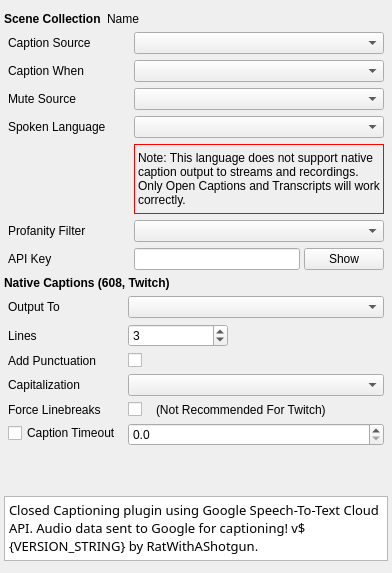
         <widget class="QWidget" name="tab">
          <attribute name="title">
           <string>General</string>
          </attribute>
          <layout class="QVBoxLayout" name="verticalLayoutTabGeneral">
           <property name="spacing">
            <number>6</number>
           </property>
           <property name="leftMargin">
            <number>4</number>
           </property>
           <property name="topMargin">
            <number>12</number>
           </property>
           <property name="rightMargin">
            <number>4</number>
           </property>
           <property name="bottomMargin">
            <number>12</number>
           </property>
           <item>
            <widget class="QFrame" name="generalSceneCollectionWidget">
             <property name="sizePolicy">
              <sizepolicy hsizetype="Preferred" vsizetype="Fixed">
               <horstretch>0</horstretch>
               <verstretch>0</verstretch>
              </sizepolicy>
             </property>
             <property name="frameShape">
              <enum>QFrame::NoFrame</enum>
             </property>
             <property name="frameShadow">
              <enum>QFrame::Plain</enum>
             </property>
             <property name="lineWidth">
              <number>0</number>
             </property>
             <layout class="QFormLayout" name="formLayout_2">
              <property name="labelAlignment">
               <set>Qt::AlignLeading|Qt::AlignLeft|Qt::AlignVCenter</set>
              </property>
              <property name="formAlignment">
               <set>Qt::AlignLeading|Qt::AlignLeft|Qt::AlignTop</set>
              </property>
              <property name="verticalSpacing">
               <number>0</number>
              </property>
              <property name="leftMargin">
               <number>0</number>
              </property>
              <property name="topMargin">
               <number>0</number>
              </property>
              <property name="rightMargin">
               <number>0</number>
              </property>
              <property name="bottomMargin">
               <number>0</number>
              </property>
              <item row="1" column="0">
               <widget class="QLabel" name="sceneCollectionNameLabel_GeneralLeft">
                <property name="font">
                 <font>
                  <bold>true</bold>
                 </font>
                </property>
                <property name="text">
                 <string>Scene Collection</string>
                </property>
               </widget>
              </item>
              <item row="1" column="1">
               <widget class="QLabel" name="sceneCollectionNameLabel_GeneralRight">
                <property name="text">
                 <string>Name</string>
                </property>
               </widget>
              </item>
             </layout>
            </widget>
           </item>
           <item>
            <widget class="QWidget" name="widget_2" native="true">
             <property name="sizePolicy">
              <sizepolicy hsizetype="Preferred" vsizetype="Fixed">
               <horstretch>0</horstretch>
               <verstretch>0</verstretch>
              </sizepolicy>
             </property>
             <layout class="QFormLayout" name="formLayout">
              <property name="sizeConstraint">
               <enum>QLayout::SetNoConstraint</enum>
              </property>
              <property name="labelAlignment">
               <set>Qt::AlignLeading|Qt::AlignLeft|Qt::AlignVCenter</set>
              </property>
              <property name="formAlignment">
               <set>Qt::AlignLeading|Qt::AlignLeft|Qt::AlignTop</set>
              </property>
              <property name="verticalSpacing">
               <number>6</number>
              </property>
              <property name="leftMargin">
               <number>4</number>
              </property>
              <property name="topMargin">
               <number>0</number>
              </property>
              <property name="rightMargin">
               <number>4</number>
              </property>
              <property name="bottomMargin">
               <number>0</number>
              </property>
              <item row="0" column="0">
               <widget class="QLabel" name="label">
                <property name="sizePolicy">
                 <sizepolicy hsizetype="Fixed" vsizetype="Preferred">
                  <horstretch>0</horstretch>
                  <verstretch>0</verstretch>
                 </sizepolicy>
                </property>
                <property name="text">
                 <string>Caption Source</string>
                </property>
               </widget>
              </item>
              <item row="0" column="1">
               <widget class="QComboBox" name="sourcesComboBox">
                <property name="sizePolicy">
                 <sizepolicy hsizetype="Preferred" vsizetype="Fixed">
                  <horstretch>0</horstretch>
                  <verstretch>0</verstretch>
                 </sizepolicy>
                </property>
                <property name="minimumSize">
                 <size>
                  <width>250</width>
                  <height>0</height>
                 </size>
                </property>
               </widget>
              </item>
              <item row="1" column="0">
               <widget class="QLabel" name="captionWhenLabel">
                <property name="text">
                 <string>Caption When</string>
                </property>
               </widget>
              </item>
              <item row="1" column="1">
               <widget class="QComboBox" name="captionWhenComboBox">
                <property name="sizePolicy">
                 <sizepolicy hsizetype="Preferred" vsizetype="Fixed">
                  <horstretch>0</horstretch>
                  <verstretch>0</verstretch>
                 </sizepolicy>
                </property>
                <property name="minimumSize">
                 <size>
                  <width>250</width>
                  <height>0</height>
                 </size>
                </property>
               </widget>
              </item>
              <item row="2" column="0">
               <widget class="QLabel" name="muteSourceLabel">
                <property name="text">
                 <string>Mute Source</string>
                </property>
               </widget>
              </item>
              <item row="2" column="1">
               <widget class="QComboBox" name="muteSourceComboBox">
                <property name="sizePolicy">
                 <sizepolicy hsizetype="Preferred" vsizetype="Fixed">
                  <horstretch>0</horstretch>
                  <verstretch>0</verstretch>
                 </sizepolicy>
                </property>
                <property name="minimumSize">
                 <size>
                  <width>250</width>
                  <height>0</height>
                 </size>
                </property>
               </widget>
              </item>
              <item row="3" column="0">
               <widget class="QLabel" name="label_6">
                <property name="minimumSize">
                 <size>
                  <width>120</width>
                  <height>0</height>
                 </size>
                </property>
                <property name="text">
                 <string>Spoken Language </string>
                </property>
               </widget>
              </item>
              <item row="3" column="1">
               <widget class="QComboBox" name="languageComboBox">
                <property name="sizePolicy">
                 <sizepolicy hsizetype="Preferred" vsizetype="Fixed">
                  <horstretch>0</horstretch>
                  <verstretch>0</verstretch>
                 </sizepolicy>
                </property>
                <property name="minimumSize">
                 <size>
                  <width>250</width>
                  <height>0</height>
                 </size>
                </property>
               </widget>
              </item>
              <item row="4" column="1">
               <widget class="QLabel" name="languageWarningLabel">
                <property name="minimumSize">
                 <size>
                  <width>242</width>
                  <height>70</height>
                 </size>
                </property>
                <property name="styleSheet">
                 <string notr="true">border: 1px solid red;</string>
                </property>
                <property name="text">
                 <string>Note: This language does not support native caption output to streams and recordings. Only Open Captions and Transcripts will work correctly.</string>
                </property>
                <property name="wordWrap">
                 <bool>true</bool>
                </property>
               </widget>
              </item>
              <item row="5" column="0">
               <widget class="QLabel" name="profanitFilterLabel">
                <property name="text">
                 <string>Profanity Filter</string>
                </property>
               </widget>
              </item>
              <item row="5" column="1">
               <widget class="QComboBox" name="profanityFilterComboBox">
                <property name="sizePolicy">
                 <sizepolicy hsizetype="Preferred" vsizetype="Fixed">
                  <horstretch>0</horstretch>
                  <verstretch>0</verstretch>
                 </sizepolicy>
                </property>
                <property name="minimumSize">
                 <size>
                  <width>250</width>
                  <height>0</height>
                 </size>
                </property>
               </widget>
              </item>
              <item row="6" column="0">
               <widget class="QLabel" name="apiKeyLabel">
                <property name="text">
                 <string>API Key</string>
                </property>
               </widget>
              </item>
              <item row="6" column="1">
               <widget class="QWidget" name="apiKeyWidget" native="true">
                <property name="minimumSize">
                 <size>
                  <width>250</width>
                  <height>0</height>
                 </size>
                </property>
                <layout class="QHBoxLayout" name="horizontalLayout_2">
                 <property name="spacing">
                  <number>4</number>
                 </property>
                 <property name="leftMargin">
                  <number>0</number>
                 </property>
                 <property name="topMargin">
                  <number>0</number>
                 </property>
                 <property name="rightMargin">
                  <number>0</number>
                 </property>
                 <property name="bottomMargin">
                  <number>0</number>
                 </property>
                 <item>
                  <widget class="QLineEdit" name="apiKeyLineEdit">
                   <property name="echoMode">
                    <enum>QLineEdit::Password</enum>
                   </property>
                  </widget>
                 </item>
                 <item>
                  <widget class="QPushButton" name="apiKeyShowPushButton">
                   <property name="text">
                    <string>Show</string>
                   </property>
                  </widget>
                 </item>
                </layout>
               </widget>
              </item>
             </layout>
            </widget>
           </item>
           <item>
            <widget class="QLabel" name="label_5">
             <property name="sizePolicy">
              <sizepolicy hsizetype="Preferred" vsizetype="Fixed">
               <horstretch>0</horstretch>
               <verstretch>0</verstretch>
              </sizepolicy>
             </property>
             <property name="font">
              <font>
               <bold>true</bold>
              </font>
             </property>
             <property name="text">
              <string>Native Captions (608, Twitch)</string>
             </property>
            </widget>
           </item>
           <item>
            <widget class="QFrame" name="frame">
             <property name="sizePolicy">
              <sizepolicy hsizetype="Preferred" vsizetype="Fixed">
               <horstretch>0</horstretch>
               <verstretch>0</verstretch>
              </sizepolicy>
             </property>
             <property name="frameShape">
              <enum>QFrame::NoFrame</enum>
             </property>
             <property name="frameShadow">
              <enum>QFrame::Raised</enum>
             </property>
             <layout class="QFormLayout" name="formLayout_5">
              <property name="labelAlignment">
               <set>Qt::AlignLeading|Qt::AlignLeft|Qt::AlignVCenter</set>
              </property>
              <property name="formAlignment">
               <set>Qt::AlignLeading|Qt::AlignLeft|Qt::AlignTop</set>
              </property>
              <property name="leftMargin">
               <number>4</number>
              </property>
              <property name="topMargin">
               <number>0</number>
              </property>
              <property name="rightMargin">
               <number>4</number>
              </property>
              <property name="bottomMargin">
               <number>4</number>
              </property>
              <item row="0" column="0">
               <widget class="QLabel" name="nativeOutputToLabel">
                <property name="text">
                 <string>Output To</string>
                </property>
               </widget>
              </item>
              <item row="0" column="1">
               <widget class="QComboBox" name="outputTargetComboBox">
                <property name="sizePolicy">
                 <sizepolicy hsizetype="Preferred" vsizetype="Fixed">
                  <horstretch>0</horstretch>
                  <verstretch>0</verstretch>
                 </sizepolicy>
                </property>
                <property name="minimumSize">
                 <size>
                  <width>250</width>
                  <height>0</height>
                 </size>
                </property>
               </widget>
              </item>
              <item row="1" column="0">
               <widget class="QLabel" name="nativeLineCountLabel">
                <property name="text">
                 <string>Lines</string>
                </property>
               </widget>
              </item>
              <item row="1" column="1">
               <widget class="QSpinBox" name="lineCountSpinBox">
                <property name="sizePolicy">
                 <sizepolicy hsizetype="Fixed" vsizetype="Fixed">
                  <horstretch>0</horstretch>
                  <verstretch>0</verstretch>
                 </sizepolicy>
                </property>
                <property name="minimumSize">
                 <size>
                  <width>100</width>
                  <height>0</height>
                 </size>
                </property>
                <property name="minimum">
                 <number>1</number>
                </property>
                <property name="maximum">
                 <number>4</number>
                </property>
                <property name="value">
                 <number>3</number>
                </property>
               </widget>
              </item>
              <item row="4" column="0">
               <widget class="QLabel" name="nativeForceLinebreaksLabel">
                <property name="text">
                 <string>Force Linebreaks</string>
                </property>
               </widget>
              </item>
              <item row="4" column="1">
               <widget class="QWidget" name="widget_7" native="true">
                <layout class="QHBoxLayout" name="horizontalLayout_5">
                 <property name="spacing">
                  <number>14</number>
                 </property>
                 <property name="leftMargin">
                  <number>0</number>
                 </property>
                 <property name="topMargin">
                  <number>0</number>
                 </property>
                 <property name="rightMargin">
                  <number>0</number>
                 </property>
                 <property name="bottomMargin">
                  <number>0</number>
                 </property>
                 <item>
                  <widget class="QCheckBox" name="insertLinebreaksCheckBox">
                   <property name="text">
                    <string/>
                   </property>
                  </widget>
                 </item>
                 <item>
                  <widget class="QLabel" name="nativeLinebreaksNotRecommendendLabel">
                   <property name="text">
                    <string>(Not Recommended For Twitch)</string>
                   </property>
                  </widget>
                 </item>
                 <item>
                  <spacer name="horizontalSpacer_2">
                   <property name="orientation">
                    <enum>Qt::Horizontal</enum>
                   </property>
                   <property name="sizeHint" stdset="0">
                    <size>
                     <width>20</width>
                     <height>10</height>
                    </size>
                   </property>
                  </spacer>
                 </item>
                </layout>
               </widget>
              </item>
              <item row="5" column="0">
               <widget class="QCheckBox" name="captionTimeoutEnabledCheckBox">
                <property name="text">
                 <string>Caption Timeout</string>
                </property>
               </widget>
              </item>
              <item row="5" column="1">
               <widget class="QDoubleSpinBox" name="captionTimeoutDoubleSpinBox">
                <property name="minimumSize">
                 <size>
                  <width>150</width>
                  <height>0</height>
                 </size>
                </property>
                <property name="decimals">
                 <number>1</number>
                </property>
               </widget>
              </item>
              <item row="2" column="0">
               <widget class="QLabel" name="label_22">
                <property name="text">
                 <string>Add Punctuation </string>
                </property>
               </widget>
              </item>
              <item row="2" column="1">
               <widget class="QCheckBox" name="addPunctuationCheckBox">
                <property name="text">
                 <string/>
                </property>
               </widget>
              </item>
              <item row="3" column="0">
               <widget class="QLabel" name="label_15">
                <property name="text">
                 <string>Capitalization</string>
                </property>
               </widget>
              </item>
              <item row="3" column="1">
               <widget class="QComboBox" name="capitalizationComboBox">
                <property name="sizePolicy">
                 <sizepolicy hsizetype="Preferred" vsizetype="Fixed">
                  <horstretch>0</horstretch>
                  <verstretch>0</verstretch>
                 </sizepolicy>
                </property>
                <property name="minimumSize">
                 <size>
                  <width>250</width>
                  <height>0</height>
                 </size>
                </property>
               </widget>
              </item>
             </layout>
            </widget>
           </item>
           <item>
            <spacer name="verticalSpacer">
             <property name="orientation">
              <enum>Qt::Vertical</enum>
             </property>
             <property name="sizeHint" stdset="0">
              <size>
               <width>20</width>
               <height>40</height>
              </size>
             </property>
            </spacer>
           </item>
           <item>
            <widget class="QTextBrowser" name="bottomTextBrowser">
             <property name="sizePolicy">
              <sizepolicy hsizetype="Expanding" vsizetype="Fixed">
               <horstretch>0</horstretch>
               <verstretch>0</verstretch>
              </sizepolicy>
             </property>
             <property name="maximumSize">
              <size>
               <width>16777215</width>
               <height>65</height>
              </size>
             </property>
             <property name="font">
              <font>
               <family>.SF NS</family>
               <pointsize>11</pointsize>
              </font>
             </property>
             <property name="html">
              <string>&lt;!DOCTYPE HTML PUBLIC &quot;-//W3C//DTD HTML 4.0//EN&quot; &quot;http://www.w3.org/TR/REC-html40/strict.dtd&quot;&gt;
&lt;html&gt;&lt;head&gt;&lt;meta name=&quot;qrichtext&quot; content=&quot;1&quot; /&gt;&lt;meta charset=&quot;utf-8&quot; /&gt;&lt;style type=&quot;text/css&quot;&gt;
p, li { white-space: pre-wrap; }
hr { height: 1px; border-width: 0; }
li.unchecked::marker { content: &quot;\2610&quot;; }
li.checked::marker { content: &quot;\2612&quot;; }
&lt;/style&gt;&lt;/head&gt;&lt;body style=&quot; font-family:'.SF NS'; font-size:11pt; font-weight:400; font-style:normal;&quot;&gt;
&lt;p style=&quot; margin-top:0px; margin-bottom:0px; margin-left:0px; margin-right:0px; -qt-block-indent:0; text-indent:0px;&quot;&gt;&lt;span style=&quot; font-family:'.SF NS Text'; font-size:10pt;&quot;&gt;Closed Captioning plugin using Google Speech-To-Text Cloud API. Audio data sent to Google for captioning! v${VERSION_STRING} by RatWithAShotgun.&lt;/span&gt;&lt;/p&gt;&lt;/body&gt;&lt;/html&gt;</string>
             </property>
            </widget>
           </item>
          </layout>
         </widget>
